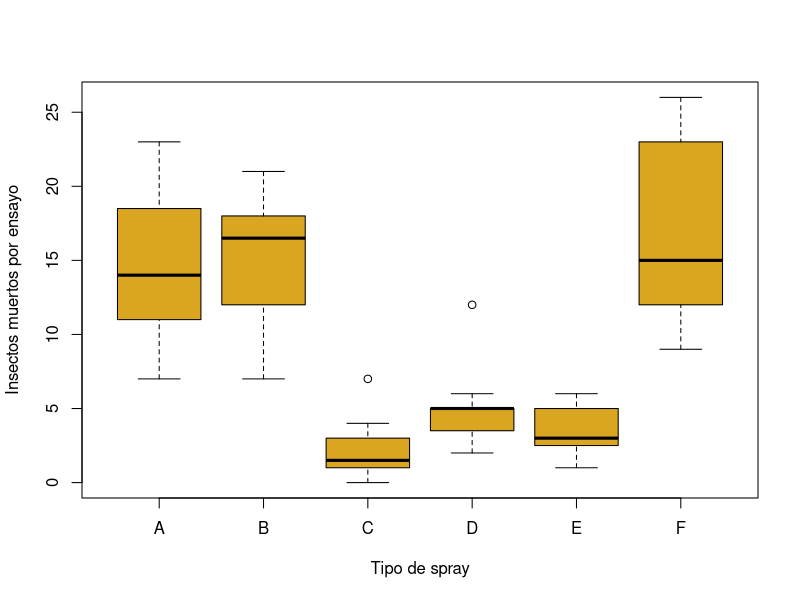

This figure's R source:
## ---- chunk 1
knitr::opts_chunk$set(echo = TRUE)
## ---- chunk 2
tail(InsectSprays)
## ---- chunk 3
dt = InsectSprays

str(dt)

by(dt$count, dt$spray, FUN = summary)
## ---- chunk 4
aggregate(count~spray, data = dt, FUN =sd)
## ---- chunk 5
aggregate(count~spray, data = dt, FUN = mean)
## ---- chunk 6
boxplot(count ~ spray, data = dt,
        col = "goldenrod",
        xlab = "Tipo de spray",
        ylab = "Insectos muertos por ensayo")
